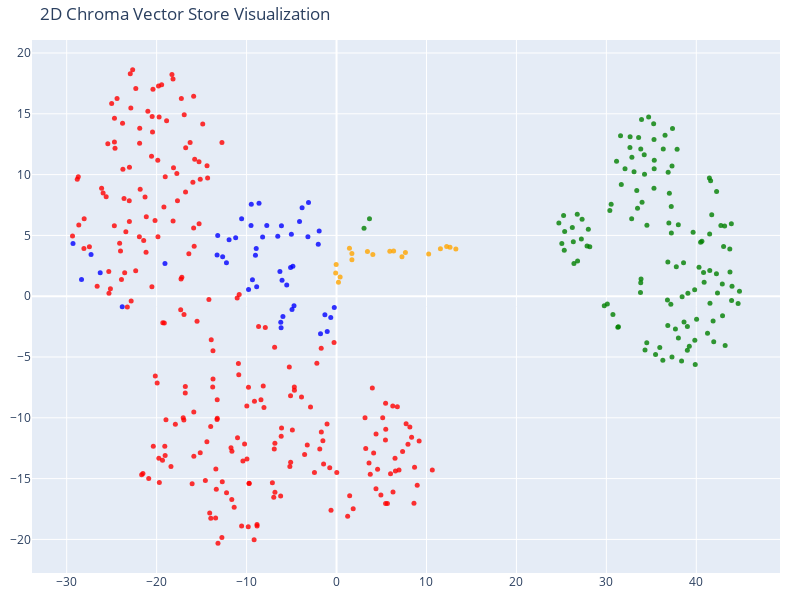

Notebook code cell kept with this figure:
### Code cell
# (t-distributed stochastic neighbor embedding)

tsne = TSNE(n_components=2, random_state=42)
reduced_vectors = tsne.fit_transform(vectors)

# Create the 2D scatter plot
fig = go.Figure(data=[go.Scatter(
    x=reduced_vectors[:, 0],
    y=reduced_vectors[:, 1],
    mode='markers',
    marker=dict(size=5, color=colors, opacity=0.8),
    text=[f"Type: {t}<br>Text: {d[:100]}..." for t, d in zip(doc_types, documents)],
    hoverinfo='text'
)])

fig.update_layout(title='2D Chroma Vector Store Visualization',
    scene=dict(xaxis_title='x',yaxis_title='y'),
    width=800,
    height=600,
    margin=dict(r=20, b=10, l=10, t=40)
)

fig.show()

### Figure 1 — Plotly figure (JSON) as saved in the notebook; plotly's stock layout.template omitted (floating-point values rounded to 4 significant figures; data arrays with more than 128 entries replaced by an {"elided": "..."} marker saying what was removed)
{"data": [{"hoverinfo": "text", "marker": {"color": {"elided": "413 str values"}, "opacity": 0.8, "size": 5}, "mode": "markers", "text": {"elided": "413 str values"}, "type": "scatter", "x": {"elided": "413 float values"}, "y": {"elided": "413 float values"}}], "layout": {"height": 600, "margin": {"b": 10, "l": 10, "r": 20, "t": 40}, "scene": {"xaxis": {"title": {"text": "x"}}, "yaxis": {"title": {"text": "y"}}}, "title": {"text": "2D Chroma Vector Store Visualization"}, "width": 800}}
